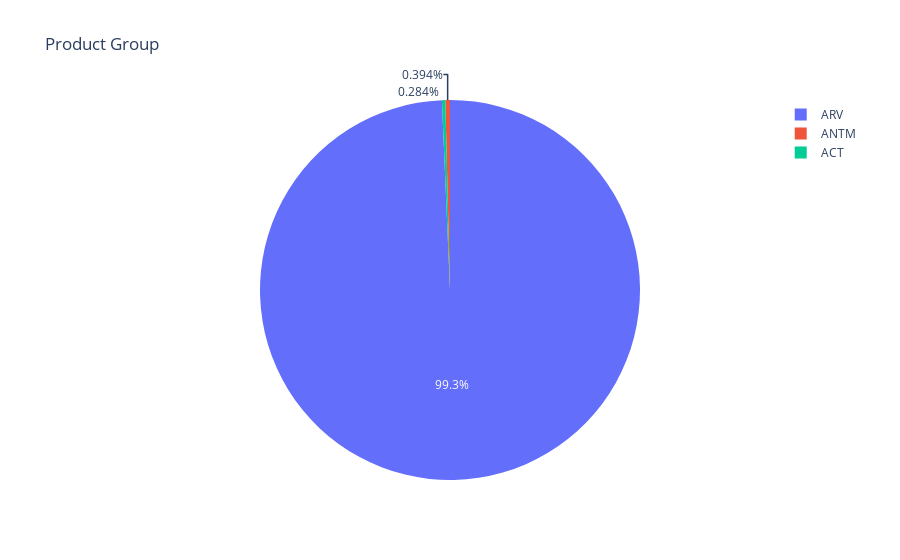

The notebook cell this image was saved under:
### Markdown cell above
# Product Group

### Code cell
ItemCount5 = data["Product Group"].value_counts()
print("\033[1m"+"Product Group Count \n"+"\033[0m")
print(ItemCount5)

Product_Group = data["Product Group"].value_counts()
labels = (np.array(Product_Group.index))
sizes = (np.array((Product_Group / Product_Group.sum())*100))

trace = go.Pie(labels=labels, values=sizes)
layout = go.Layout(title="Product Group")
dat = [trace]
fig = go.Figure(data=dat, layout=layout)
py.iplot(fig, filename="Product Group")

### Figure 1 — Plotly figure (JSON) as saved in the notebook; plotly's stock layout.template omitted (floating-point values rounded to 4 significant figures)
{"data": [{"labels": ["ARV", "ANTM", "ACT"], "type": "pie", "values": [99.32, 0.3939, 0.2845]}], "layout": {"title": {"text": "Product Group"}}}
